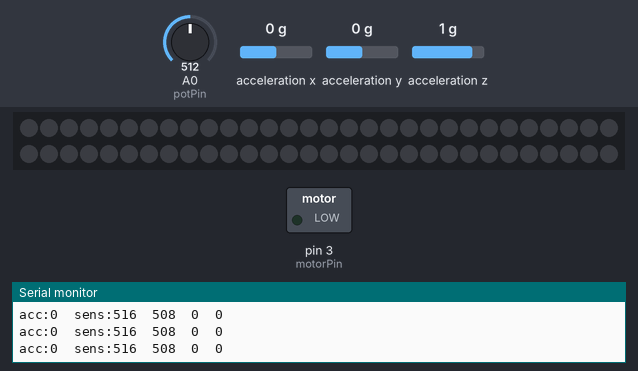
A sketch run on a simulated Arduino Uno, built with avr-gcc and run on an emulated ATmega328P. On the bench: 60 RGB LEDs in strip order, left to right, continuing on the next row, switched loads named in the sketch (green lamp = pin HIGH), the last lines printed to the serial monitor. The inputs (shaded band) are chosen by the test bench; at power-on: acceleration x 0 g, A0 (potPin) = 512, acceleration y 0 g, acceleration z 1 g. Dim RGB values are drawn brighter than linear.

Above: at 1.2 s.
1.3 s: acceleration x set to -1.4 g
At 2.4 s:
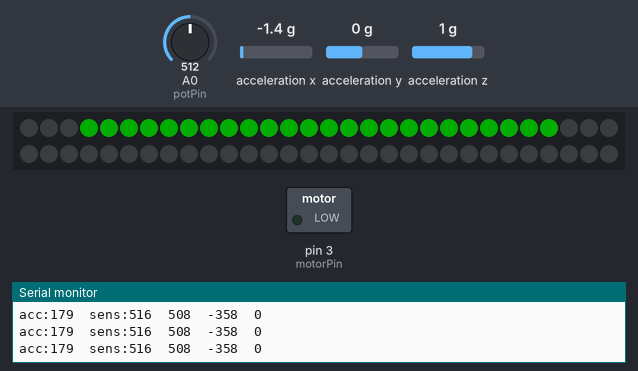
2.8 s: A0 (potPin) set to 170
At 3.7 s:
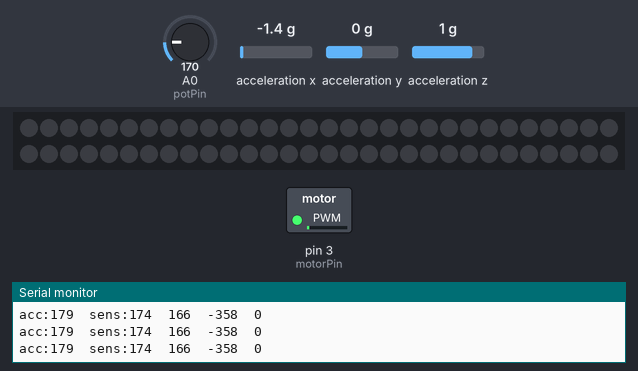
4.4 s: acceleration y set to -1.4 g
At 5.2 s:
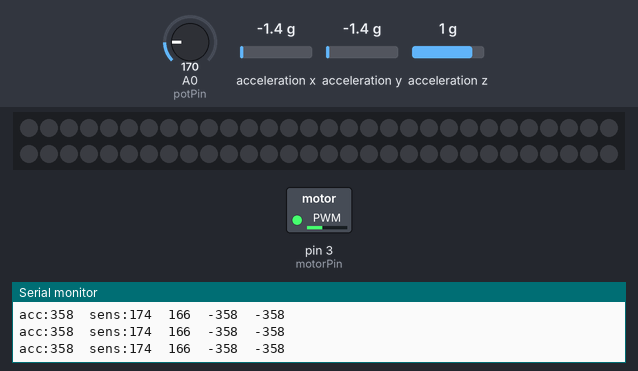
6.0 s: A0 (potPin) set to 716
At 6.8 s:
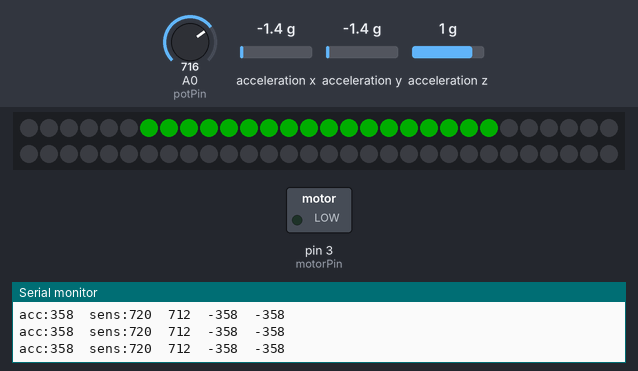
7.6 s: acceleration x set to -0.8 g
9.2 s: acceleration y set to 0 g
At 9.8 s:
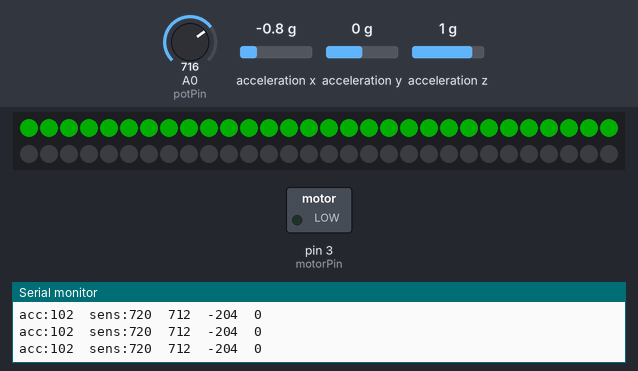
Timing chart, 0 to 11.8 s (numbered marks = the images above; inputs shaded):
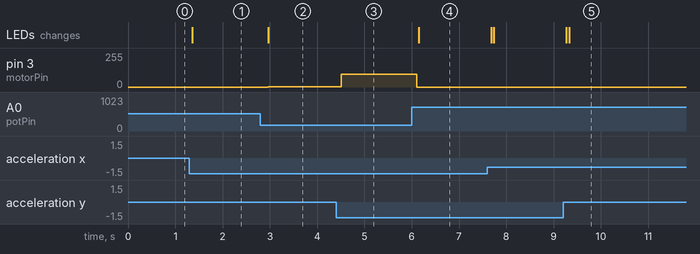

Measured:
- after the input at 1.3 s, the LEDs: change after 0.06 s (image 1)
- after the input at 2.8 s, pin 3 (motorPin): 0/255 → 2/255 after 0.16 s; the LEDs: change after 0.16 s (image 2)
- after the input at 4.4 s, pin 3 (motorPin): 2/255 → 97/255 after 0.11 s
- after the input at 6.0 s, pin 3 (motorPin): 97/255 → 0/255 after 0.10 s; the LEDs: change after 0.15 s (image 4)
- after the input at 9.2 s, the LEDs: first change after 0.06 s (image 5 shows a later state)

The sketch:

accelerometer_vibrate_neopixels5.ino
```cpp
#include <Wire.h>
#include <ADXL345.h>
#include <Adafruit_NeoPixel.h>

#define PIN 6

const int MAXVIB=180; // 180 is 3.6V if Vin is 5V (Arduino Uno)

const int potPin = A0;  // Analog input pin that the potentiometer is attached to
const int motorPin = 3; // Analog output pin that the vibration motor is attached to
//int ledPin = 6;      // PWM pin that the LED is on.  n.b. PWM 0 is on digital pin 9
int outputValue = 0;        // value output to the PWM (analog out)
boolean ledOn = false;
boolean motorOn = false;
int shakeTimer = 0;
int lightTimer = 0;

ADXL345 adxl; //variable adxl is an instance of the ADXL345 library
Adafruit_NeoPixel strip = Adafruit_NeoPixel(60, PIN, NEO_GRB + NEO_KHZ800);

void setup(){

Serial.begin(9600);
//  pinMode(ledPin, OUTPUT);
  pinMode(motorPin, OUTPUT);
  pinMode(potPin, INPUT);

 adxl.powerOn();
 strip.begin();
 strip.show();
}

void loop(){

 //clearStrip ();
 int x,y,z;
 adxl.readAccel(&x, &y, &z); //read the accelerometer values and store them in variables x,y,z

   uint16_t acceleration = abs(x>>1) + abs(y>>1);

   // read the analog in value:
  // int  sensitivity = analogRead(potPin);
  uint16_t upper_sensitivity = analogRead(potPin) + 4;
  uint16_t lower_sensitivity = upper_sensitivity - 8;

  uint16_t led5 = 0;
  uint16_t led4 = (lower_sensitivity / 5) * 1;
  uint16_t led3 = (lower_sensitivity / 5) * 2;
  uint16_t led2 = (lower_sensitivity / 5) * 3;
  uint16_t led1 = (lower_sensitivity / 5) * 4;

  if (acceleration > upper_sensitivity) {
    clearStrip ();
    // map it to the range of the analog out:
    outputValue = map(acceleration, upper_sensitivity, 512, 0, MAXVIB);
    // turn motor on accordingly
      analogWrite(motorPin, outputValue);
    motorOn = true;
} else

if (acceleration > lower_sensitivity) {
   // all leds off
      analogWrite(motorPin, 0);
      motorOn=false;
    clearStrip ();

  } else if (acceleration > led1) {
      analogWrite(motorPin, 0);
      motorOn=false;
    // one led on
       for(int i = 12; i<18; i++){
        strip.setPixelColor(i, strip.Color(0, 50, 0));
        strip.show();
      }
  } else if (acceleration > led2) {
      analogWrite(motorPin, 0);
      motorOn=false;
   // two led on
          for(int i = 9; i<21; i++){
          strip.setPixelColor(i, strip.Color(0, 50, 0));
          strip.show();
        }
  } else if (acceleration > led3) {
      analogWrite(motorPin, 0);
      motorOn=false;
   // three leds on
        for( int i = 6; i<24; i++){
          strip.setPixelColor(i, strip.Color(0, 50, 0));
          strip.show();
        }
  } else if (acceleration > led4) {
      analogWrite(motorPin, 0);
      motorOn=false;
   // four leds on
        for(int i = 3; i<27; i++){
          strip.setPixelColor(i, strip.Color(0, 50, 0));
          strip.show();
        }
  } else if (acceleration > led5) {
      analogWrite(motorPin, 0);
      motorOn=false;
   // five leds on
        for(int i = 0; i<30; i++){
          strip.setPixelColor(i, strip.Color(0, 50, 0));
          strip.show();
        }
  } else

{
    // turn motor off
  /*    motorOn = false;
      analogWrite(motorPin, 0);
      */
  }


 /////////////////////////////////////////////////////////////////////////


/*

  if (acceleration<=15) {
    shakeTimer--;
    if( shakeTimer == 0){
      motorOn = false;
      analogWrite(motorPin, 0);
    }
    lightTimer--;
    if( lightTimer ==0){
      clearStrip ();
    }
  }
  else if (acceleration < (sensitivity-15)/5)
  {
    lightTimer = 20;
    shakeTimer--;
    if( shakeTimer == 0){
      motorOn = false;
      analogWrite(motorPin, 0);
    }
    if (motorOn == false){
      for(  int i = 12; i<18; i++){
        strip.setPixelColor(i, strip.Color(0, 50, 0));
        strip.show();
      }
    }
  }

    else if (acceleration < ((sensitivity-15)/5)*2)
    {
      lightTimer = 20;
      shakeTimer--;
      if( shakeTimer == 0){
        motorOn = false;
        analogWrite(motorPin, 0);
      }
      if (motorOn == false){
        for( int i = 9; i<21; i++){
          strip.setPixelColor(i, strip.Color(0, 50, 0));
          strip.show();
        }
      }
    }
    else if (acceleration < ((sensitivity-15)/5)*3)
    {
      lightTimer = 20;
      shakeTimer--;
      if( shakeTimer == 0){
        motorOn = false;
        analogWrite(motorPin, 0);
      }
      if (motorOn == false){
        for( int i = 6; i<24; i++){
          strip.setPixelColor(i, strip.Color(0, 50, 0));
          strip.show();
        }
      }
    }

    else if (acceleration < ((sensitivity-15)/5)*4)
    {
      lightTimer = 20;
      shakeTimer--;
      if( shakeTimer == 0){
        motorOn = false;
        analogWrite(motorPin, 0);
      }
      if (motorOn == false){
        for( int i = 3; i<27; i++){
          strip.setPixelColor(i, strip.Color(0, 50, 0));
          strip.show();
        }
      }
    }
    else if (acceleration < ((sensitivity-15)/5)*5)
    {
      lightTimer = 20;
      shakeTimer--;
      if( shakeTimer == 0){
        motorOn = false;
        analogWrite(motorPin, 0);
      }

      if (motorOn == false){
        for( int i = 0; i<30; i++){
          strip.setPixelColor(i, strip.Color(0, 50, 0));
          strip.show();
        }
      }
    }
   else if (acceleration > (sensitivity)) {
    // change the analog out value:
      clearStrip ();
      shakeTimer = 20;
      analogWrite(motorPin, outputValue);
      motorOn = true;
    }

  else {
   return;
  }

  */

 // Output x,y,z values - Commented out
 Serial.print("acc:");
 Serial.print(acceleration);
 Serial.print('\t');
 Serial.print("sens:");
 Serial.print(upper_sensitivity);
 Serial.print('\t');
 Serial.print(lower_sensitivity);
 Serial.print('\t');
 Serial.print(x);
 Serial.print('\t');
 Serial.println(y);
 //Serial.print('\t');
 //Serial.println(z);
 delay(50);

}

void clearStrip() {
  for( int i = 0; i<30; i++){
    strip.setPixelColor(i, 0x000000); strip.show();
  }
}
```
